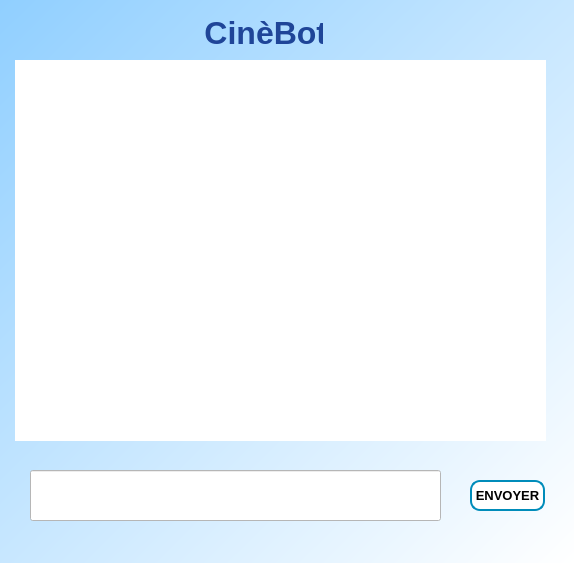
<?xml version="1.0" encoding="UTF-8"?>
<ui version="4.0">
 <class>MainWindow</class>
 <widget class="QMainWindow" name="MainWindow">
  <property name="geometry">
   <rect>
    <x>0</x>
    <y>0</y>
    <width>574</width>
    <height>563</height>
   </rect>
  </property>
  <property name="minimumSize">
   <size>
    <width>0</width>
    <height>563</height>
   </size>
  </property>
  <property name="palette">
   <palette>
    <active>
     <colorrole role="Text">
      <brush brushstyle="SolidPattern">
       <color alpha="255">
        <red>255</red>
        <green>255</green>
        <blue>255</blue>
       </color>
      </brush>
     </colorrole>
    </active>
    <inactive>
     <colorrole role="Text">
      <brush brushstyle="SolidPattern">
       <color alpha="255">
        <red>255</red>
        <green>255</green>
        <blue>255</blue>
       </color>
      </brush>
     </colorrole>
    </inactive>
    <disabled>
     <colorrole role="Text">
      <brush brushstyle="SolidPattern">
       <color alpha="255">
        <red>120</red>
        <green>120</green>
        <blue>120</blue>
       </color>
      </brush>
     </colorrole>
    </disabled>
   </palette>
  </property>
  <property name="windowTitle">
   <string>MainWindow</string>
  </property>
  <property name="styleSheet">
   <string notr="true">QWidget#main_widget{
background-color: qlineargradient(spread:pad, x1:0, y1:0, x2:1, y2:1, stop:0 rgba(144, 207, 255, 255), stop:1 rgba(255, 255, 255, 255));
}

QPushButton {
  background-color: white; 
  color: black; 
  border: 2px solid #008CBA;
  font-size:13px;
  font-weight:bold;
  border-radius: 10px;
}
QPushButton:hover {
  background-color: #008CBA;
  color: white;
}

QPlainTextEdit{
  border-radius: 20px;
}

QLabel{
color: rgb(31, 69, 152);
}</string>
  </property>
  <widget class="QWidget" name="main_widget">
   <widget class="QLabel" name="label">
    <property name="geometry">
     <rect>
      <x>160</x>
      <y>10</y>
      <width>163</width>
      <height>45</height>
     </rect>
    </property>
    <property name="palette">
     <palette>
      <active>
       <colorrole role="WindowText">
        <brush brushstyle="SolidPattern">
         <color alpha="255">
          <red>31</red>
          <green>69</green>
          <blue>152</blue>
         </color>
        </brush>
       </colorrole>
       <colorrole role="Midlight">
        <brush brushstyle="SolidPattern">
         <color alpha="255">
          <red>255</red>
          <green>255</green>
          <blue>255</blue>
         </color>
        </brush>
       </colorrole>
       <colorrole role="Text">
        <brush brushstyle="SolidPattern">
         <color alpha="255">
          <red>31</red>
          <green>69</green>
          <blue>152</blue>
         </color>
        </brush>
       </colorrole>
       <colorrole role="ButtonText">
        <brush brushstyle="SolidPattern">
         <color alpha="255">
          <red>31</red>
          <green>69</green>
          <blue>152</blue>
         </color>
        </brush>
       </colorrole>
      </active>
      <inactive>
       <colorrole role="WindowText">
        <brush brushstyle="SolidPattern">
         <color alpha="255">
          <red>31</red>
          <green>69</green>
          <blue>152</blue>
         </color>
        </brush>
       </colorrole>
       <colorrole role="Midlight">
        <brush brushstyle="SolidPattern">
         <color alpha="255">
          <red>255</red>
          <green>255</green>
          <blue>255</blue>
         </color>
        </brush>
       </colorrole>
       <colorrole role="Text">
        <brush brushstyle="SolidPattern">
         <color alpha="255">
          <red>31</red>
          <green>69</green>
          <blue>152</blue>
         </color>
        </brush>
       </colorrole>
       <colorrole role="ButtonText">
        <brush brushstyle="SolidPattern">
         <color alpha="255">
          <red>31</red>
          <green>69</green>
          <blue>152</blue>
         </color>
        </brush>
       </colorrole>
      </inactive>
      <disabled>
       <colorrole role="WindowText">
        <brush brushstyle="SolidPattern">
         <color alpha="255">
          <red>31</red>
          <green>69</green>
          <blue>152</blue>
         </color>
        </brush>
       </colorrole>
       <colorrole role="Midlight">
        <brush brushstyle="SolidPattern">
         <color alpha="255">
          <red>255</red>
          <green>255</green>
          <blue>255</blue>
         </color>
        </brush>
       </colorrole>
       <colorrole role="Text">
        <brush brushstyle="SolidPattern">
         <color alpha="255">
          <red>31</red>
          <green>69</green>
          <blue>152</blue>
         </color>
        </brush>
       </colorrole>
       <colorrole role="ButtonText">
        <brush brushstyle="SolidPattern">
         <color alpha="255">
          <red>31</red>
          <green>69</green>
          <blue>152</blue>
         </color>
        </brush>
       </colorrole>
      </disabled>
     </palette>
    </property>
    <property name="font">
     <font>
      <family>Segoe UI</family>
      <pointsize>24</pointsize>
      <weight>75</weight>
      <bold>true</bold>
      <underline>false</underline>
     </font>
    </property>
    <property name="mouseTracking">
     <bool>true</bool>
    </property>
    <property name="tabletTracking">
     <bool>false</bool>
    </property>
    <property name="text">
     <string>     CinèBot</string>
    </property>
    <property name="textFormat">
     <enum>Qt::PlainText</enum>
    </property>
   </widget>
   <widget class="QLineEdit" name="lineEdit">
    <property name="geometry">
     <rect>
      <x>30</x>
      <y>470</y>
      <width>411</width>
      <height>51</height>
     </rect>
    </property>
    <property name="palette">
     <palette>
      <active>
       <colorrole role="WindowText">
        <brush brushstyle="SolidPattern">
         <color alpha="255">
          <red>0</red>
          <green>0</green>
          <blue>0</blue>
         </color>
        </brush>
       </colorrole>
       <colorrole role="Button">
        <brush brushstyle="SolidPattern">
         <color alpha="255">
          <red>255</red>
          <green>255</green>
          <blue>255</blue>
         </color>
        </brush>
       </colorrole>
       <colorrole role="Light">
        <brush brushstyle="SolidPattern">
         <color alpha="255">
          <red>255</red>
          <green>255</green>
          <blue>255</blue>
         </color>
        </brush>
       </colorrole>
       <colorrole role="Midlight">
        <brush brushstyle="SolidPattern">
         <color alpha="255">
          <red>255</red>
          <green>255</green>
          <blue>255</blue>
         </color>
        </brush>
       </colorrole>
       <colorrole role="Dark">
        <brush brushstyle="SolidPattern">
         <color alpha="255">
          <red>127</red>
          <green>127</green>
          <blue>127</blue>
         </color>
        </brush>
       </colorrole>
       <colorrole role="Mid">
        <brush brushstyle="SolidPattern">
         <color alpha="255">
          <red>170</red>
          <green>170</green>
          <blue>170</blue>
         </color>
        </brush>
       </colorrole>
       <colorrole role="Text">
        <brush brushstyle="SolidPattern">
         <color alpha="255">
          <red>0</red>
          <green>0</green>
          <blue>0</blue>
         </color>
        </brush>
       </colorrole>
       <colorrole role="BrightText">
        <brush brushstyle="SolidPattern">
         <color alpha="255">
          <red>255</red>
          <green>255</green>
          <blue>255</blue>
         </color>
        </brush>
       </colorrole>
       <colorrole role="ButtonText">
        <brush brushstyle="SolidPattern">
         <color alpha="255">
          <red>0</red>
          <green>0</green>
          <blue>0</blue>
         </color>
        </brush>
       </colorrole>
       <colorrole role="Base">
        <brush brushstyle="SolidPattern">
         <color alpha="255">
          <red>255</red>
          <green>255</green>
          <blue>255</blue>
         </color>
        </brush>
       </colorrole>
       <colorrole role="Window">
        <brush brushstyle="SolidPattern">
         <color alpha="255">
          <red>255</red>
          <green>255</green>
          <blue>255</blue>
         </color>
        </brush>
       </colorrole>
       <colorrole role="Shadow">
        <brush brushstyle="SolidPattern">
         <color alpha="255">
          <red>0</red>
          <green>0</green>
          <blue>0</blue>
         </color>
        </brush>
       </colorrole>
       <colorrole role="AlternateBase">
        <brush brushstyle="SolidPattern">
         <color alpha="255">
          <red>255</red>
          <green>255</green>
          <blue>255</blue>
         </color>
        </brush>
       </colorrole>
       <colorrole role="ToolTipBase">
        <brush brushstyle="SolidPattern">
         <color alpha="255">
          <red>255</red>
          <green>255</green>
          <blue>220</blue>
         </color>
        </brush>
       </colorrole>
       <colorrole role="ToolTipText">
        <brush brushstyle="SolidPattern">
         <color alpha="255">
          <red>0</red>
          <green>0</green>
          <blue>0</blue>
         </color>
        </brush>
       </colorrole>
      </active>
      <inactive>
       <colorrole role="WindowText">
        <brush brushstyle="SolidPattern">
         <color alpha="255">
          <red>0</red>
          <green>0</green>
          <blue>0</blue>
         </color>
        </brush>
       </colorrole>
       <colorrole role="Button">
        <brush brushstyle="SolidPattern">
         <color alpha="255">
          <red>255</red>
          <green>255</green>
          <blue>255</blue>
         </color>
        </brush>
       </colorrole>
       <colorrole role="Light">
        <brush brushstyle="SolidPattern">
         <color alpha="255">
          <red>255</red>
          <green>255</green>
          <blue>255</blue>
         </color>
        </brush>
       </colorrole>
       <colorrole role="Midlight">
        <brush brushstyle="SolidPattern">
         <color alpha="255">
          <red>255</red>
          <green>255</green>
          <blue>255</blue>
         </color>
        </brush>
       </colorrole>
       <colorrole role="Dark">
        <brush brushstyle="SolidPattern">
         <color alpha="255">
          <red>127</red>
          <green>127</green>
          <blue>127</blue>
         </color>
        </brush>
       </colorrole>
       <colorrole role="Mid">
        <brush brushstyle="SolidPattern">
         <color alpha="255">
          <red>170</red>
          <green>170</green>
          <blue>170</blue>
         </color>
        </brush>
       </colorrole>
       <colorrole role="Text">
        <brush brushstyle="SolidPattern">
         <color alpha="255">
          <red>0</red>
          <green>0</green>
          <blue>0</blue>
         </color>
        </brush>
       </colorrole>
       <colorrole role="BrightText">
        <brush brushstyle="SolidPattern">
         <color alpha="255">
          <red>255</red>
          <green>255</green>
          <blue>255</blue>
         </color>
        </brush>
       </colorrole>
       <colorrole role="ButtonText">
        <brush brushstyle="SolidPattern">
         <color alpha="255">
          <red>0</red>
          <green>0</green>
          <blue>0</blue>
         </color>
        </brush>
       </colorrole>
       <colorrole role="Base">
        <brush brushstyle="SolidPattern">
         <color alpha="255">
          <red>255</red>
          <green>255</green>
          <blue>255</blue>
         </color>
        </brush>
       </colorrole>
       <colorrole role="Window">
        <brush brushstyle="SolidPattern">
         <color alpha="255">
          <red>255</red>
          <green>255</green>
          <blue>255</blue>
         </color>
        </brush>
       </colorrole>
       <colorrole role="Shadow">
        <brush brushstyle="SolidPattern">
         <color alpha="255">
          <red>0</red>
          <green>0</green>
          <blue>0</blue>
         </color>
        </brush>
       </colorrole>
       <colorrole role="AlternateBase">
        <brush brushstyle="SolidPattern">
         <color alpha="255">
          <red>255</red>
          <green>255</green>
          <blue>255</blue>
         </color>
        </brush>
       </colorrole>
       <colorrole role="ToolTipBase">
        <brush brushstyle="SolidPattern">
         <color alpha="255">
          <red>255</red>
          <green>255</green>
          <blue>220</blue>
         </color>
        </brush>
       </colorrole>
       <colorrole role="ToolTipText">
        <brush brushstyle="SolidPattern">
         <color alpha="255">
          <red>0</red>
          <green>0</green>
          <blue>0</blue>
         </color>
        </brush>
       </colorrole>
      </inactive>
      <disabled>
       <colorrole role="WindowText">
        <brush brushstyle="SolidPattern">
         <color alpha="255">
          <red>127</red>
          <green>127</green>
          <blue>127</blue>
         </color>
        </brush>
       </colorrole>
       <colorrole role="Button">
        <brush brushstyle="SolidPattern">
         <color alpha="255">
          <red>255</red>
          <green>255</green>
          <blue>255</blue>
         </color>
        </brush>
       </colorrole>
       <colorrole role="Light">
        <brush brushstyle="SolidPattern">
         <color alpha="255">
          <red>255</red>
          <green>255</green>
          <blue>255</blue>
         </color>
        </brush>
       </colorrole>
       <colorrole role="Midlight">
        <brush brushstyle="SolidPattern">
         <color alpha="255">
          <red>255</red>
          <green>255</green>
          <blue>255</blue>
         </color>
        </brush>
       </colorrole>
       <colorrole role="Dark">
        <brush brushstyle="SolidPattern">
         <color alpha="255">
          <red>127</red>
          <green>127</green>
          <blue>127</blue>
         </color>
        </brush>
       </colorrole>
       <colorrole role="Mid">
        <brush brushstyle="SolidPattern">
         <color alpha="255">
          <red>170</red>
          <green>170</green>
          <blue>170</blue>
         </color>
        </brush>
       </colorrole>
       <colorrole role="Text">
        <brush brushstyle="SolidPattern">
         <color alpha="255">
          <red>127</red>
          <green>127</green>
          <blue>127</blue>
         </color>
        </brush>
       </colorrole>
       <colorrole role="BrightText">
        <brush brushstyle="SolidPattern">
         <color alpha="255">
          <red>255</red>
          <green>255</green>
          <blue>255</blue>
         </color>
        </brush>
       </colorrole>
       <colorrole role="ButtonText">
        <brush brushstyle="SolidPattern">
         <color alpha="255">
          <red>127</red>
          <green>127</green>
          <blue>127</blue>
         </color>
        </brush>
       </colorrole>
       <colorrole role="Base">
        <brush brushstyle="SolidPattern">
         <color alpha="255">
          <red>255</red>
          <green>255</green>
          <blue>255</blue>
         </color>
        </brush>
       </colorrole>
       <colorrole role="Window">
        <brush brushstyle="SolidPattern">
         <color alpha="255">
          <red>255</red>
          <green>255</green>
          <blue>255</blue>
         </color>
        </brush>
       </colorrole>
       <colorrole role="Shadow">
        <brush brushstyle="SolidPattern">
         <color alpha="255">
          <red>0</red>
          <green>0</green>
          <blue>0</blue>
         </color>
        </brush>
       </colorrole>
       <colorrole role="AlternateBase">
        <brush brushstyle="SolidPattern">
         <color alpha="255">
          <red>255</red>
          <green>255</green>
          <blue>255</blue>
         </color>
        </brush>
       </colorrole>
       <colorrole role="ToolTipBase">
        <brush brushstyle="SolidPattern">
         <color alpha="255">
          <red>255</red>
          <green>255</green>
          <blue>220</blue>
         </color>
        </brush>
       </colorrole>
       <colorrole role="ToolTipText">
        <brush brushstyle="SolidPattern">
         <color alpha="255">
          <red>0</red>
          <green>0</green>
          <blue>0</blue>
         </color>
        </brush>
       </colorrole>
      </disabled>
     </palette>
    </property>
    <property name="font">
     <font>
      <pointsize>14</pointsize>
     </font>
    </property>
   </widget>
   <widget class="QPlainTextEdit" name="plainTextEdit">
    <property name="geometry">
     <rect>
      <x>15</x>
      <y>60</y>
      <width>531</width>
      <height>381</height>
     </rect>
    </property>
    <property name="palette">
     <palette>
      <active>
       <colorrole role="WindowText">
        <brush brushstyle="SolidPattern">
         <color alpha="255">
          <red>0</red>
          <green>0</green>
          <blue>0</blue>
         </color>
        </brush>
       </colorrole>
       <colorrole role="Button">
        <brush brushstyle="SolidPattern">
         <color alpha="255">
          <red>255</red>
          <green>170</green>
          <blue>255</blue>
         </color>
        </brush>
       </colorrole>
       <colorrole role="Light">
        <brush brushstyle="SolidPattern">
         <color alpha="255">
          <red>255</red>
          <green>255</green>
          <blue>255</blue>
         </color>
        </brush>
       </colorrole>
       <colorrole role="Midlight">
        <brush brushstyle="SolidPattern">
         <color alpha="255">
          <red>255</red>
          <green>212</green>
          <blue>255</blue>
         </color>
        </brush>
       </colorrole>
       <colorrole role="Dark">
        <brush brushstyle="SolidPattern">
         <color alpha="255">
          <red>127</red>
          <green>85</green>
          <blue>127</blue>
         </color>
        </brush>
       </colorrole>
       <colorrole role="Mid">
        <brush brushstyle="SolidPattern">
         <color alpha="255">
          <red>170</red>
          <green>113</green>
          <blue>170</blue>
         </color>
        </brush>
       </colorrole>
       <colorrole role="Text">
        <brush brushstyle="SolidPattern">
         <color alpha="255">
          <red>0</red>
          <green>0</green>
          <blue>0</blue>
         </color>
        </brush>
       </colorrole>
       <colorrole role="BrightText">
        <brush brushstyle="SolidPattern">
         <color alpha="255">
          <red>255</red>
          <green>255</green>
          <blue>255</blue>
         </color>
        </brush>
       </colorrole>
       <colorrole role="ButtonText">
        <brush brushstyle="SolidPattern">
         <color alpha="255">
          <red>0</red>
          <green>0</green>
          <blue>0</blue>
         </color>
        </brush>
       </colorrole>
       <colorrole role="Base">
        <brush brushstyle="SolidPattern">
         <color alpha="255">
          <red>255</red>
          <green>255</green>
          <blue>255</blue>
         </color>
        </brush>
       </colorrole>
       <colorrole role="Window">
        <brush brushstyle="SolidPattern">
         <color alpha="255">
          <red>255</red>
          <green>170</green>
          <blue>255</blue>
         </color>
        </brush>
       </colorrole>
       <colorrole role="Shadow">
        <brush brushstyle="SolidPattern">
         <color alpha="255">
          <red>0</red>
          <green>0</green>
          <blue>0</blue>
         </color>
        </brush>
       </colorrole>
       <colorrole role="AlternateBase">
        <brush brushstyle="SolidPattern">
         <color alpha="255">
          <red>255</red>
          <green>212</green>
          <blue>255</blue>
         </color>
        </brush>
       </colorrole>
       <colorrole role="ToolTipBase">
        <brush brushstyle="SolidPattern">
         <color alpha="255">
          <red>255</red>
          <green>255</green>
          <blue>220</blue>
         </color>
        </brush>
       </colorrole>
       <colorrole role="ToolTipText">
        <brush brushstyle="SolidPattern">
         <color alpha="255">
          <red>0</red>
          <green>0</green>
          <blue>0</blue>
         </color>
        </brush>
       </colorrole>
      </active>
      <inactive>
       <colorrole role="WindowText">
        <brush brushstyle="SolidPattern">
         <color alpha="255">
          <red>0</red>
          <green>0</green>
          <blue>0</blue>
         </color>
        </brush>
       </colorrole>
       <colorrole role="Button">
        <brush brushstyle="SolidPattern">
         <color alpha="255">
          <red>255</red>
          <green>170</green>
          <blue>255</blue>
         </color>
        </brush>
       </colorrole>
       <colorrole role="Light">
        <brush brushstyle="SolidPattern">
         <color alpha="255">
          <red>255</red>
          <green>255</green>
          <blue>255</blue>
         </color>
        </brush>
       </colorrole>
       <colorrole role="Midlight">
        <brush brushstyle="SolidPattern">
         <color alpha="255">
          <red>255</red>
          <green>212</green>
          <blue>255</blue>
         </color>
        </brush>
       </colorrole>
       <colorrole role="Dark">
        <brush brushstyle="SolidPattern">
         <color alpha="255">
          <red>127</red>
          <green>85</green>
          <blue>127</blue>
         </color>
        </brush>
       </colorrole>
       <colorrole role="Mid">
        <brush brushstyle="SolidPattern">
         <color alpha="255">
          <red>170</red>
          <green>113</green>
          <blue>170</blue>
         </color>
        </brush>
       </colorrole>
       <colorrole role="Text">
        <brush brushstyle="SolidPattern">
         <color alpha="255">
          <red>0</red>
          <green>0</green>
          <blue>0</blue>
         </color>
        </brush>
       </colorrole>
       <colorrole role="BrightText">
        <brush brushstyle="SolidPattern">
         <color alpha="255">
          <red>255</red>
          <green>255</green>
          <blue>255</blue>
         </color>
        </brush>
       </colorrole>
       <colorrole role="ButtonText">
        <brush brushstyle="SolidPattern">
         <color alpha="255">
          <red>0</red>
          <green>0</green>
          <blue>0</blue>
         </color>
        </brush>
       </colorrole>
       <colorrole role="Base">
        <brush brushstyle="SolidPattern">
         <color alpha="255">
          <red>255</red>
          <green>255</green>
          <blue>255</blue>
         </color>
        </brush>
       </colorrole>
       <colorrole role="Window">
        <brush brushstyle="SolidPattern">
         <color alpha="255">
          <red>255</red>
          <green>170</green>
          <blue>255</blue>
         </color>
        </brush>
       </colorrole>
       <colorrole role="Shadow">
        <brush brushstyle="SolidPattern">
         <color alpha="255">
          <red>0</red>
          <green>0</green>
          <blue>0</blue>
         </color>
        </brush>
       </colorrole>
       <colorrole role="AlternateBase">
        <brush brushstyle="SolidPattern">
         <color alpha="255">
          <red>255</red>
          <green>212</green>
          <blue>255</blue>
         </color>
        </brush>
       </colorrole>
       <colorrole role="ToolTipBase">
        <brush brushstyle="SolidPattern">
         <color alpha="255">
          <red>255</red>
          <green>255</green>
          <blue>220</blue>
         </color>
        </brush>
       </colorrole>
       <colorrole role="ToolTipText">
        <brush brushstyle="SolidPattern">
         <color alpha="255">
          <red>0</red>
          <green>0</green>
          <blue>0</blue>
         </color>
        </brush>
       </colorrole>
      </inactive>
      <disabled>
       <colorrole role="WindowText">
        <brush brushstyle="SolidPattern">
         <color alpha="255">
          <red>127</red>
          <green>85</green>
          <blue>127</blue>
         </color>
        </brush>
       </colorrole>
       <colorrole role="Button">
        <brush brushstyle="SolidPattern">
         <color alpha="255">
          <red>255</red>
          <green>170</green>
          <blue>255</blue>
         </color>
        </brush>
       </colorrole>
       <colorrole role="Light">
        <brush brushstyle="SolidPattern">
         <color alpha="255">
          <red>255</red>
          <green>255</green>
          <blue>255</blue>
         </color>
        </brush>
       </colorrole>
       <colorrole role="Midlight">
        <brush brushstyle="SolidPattern">
         <color alpha="255">
          <red>255</red>
          <green>212</green>
          <blue>255</blue>
         </color>
        </brush>
       </colorrole>
       <colorrole role="Dark">
        <brush brushstyle="SolidPattern">
         <color alpha="255">
          <red>127</red>
          <green>85</green>
          <blue>127</blue>
         </color>
        </brush>
       </colorrole>
       <colorrole role="Mid">
        <brush brushstyle="SolidPattern">
         <color alpha="255">
          <red>170</red>
          <green>113</green>
          <blue>170</blue>
         </color>
        </brush>
       </colorrole>
       <colorrole role="Text">
        <brush brushstyle="SolidPattern">
         <color alpha="255">
          <red>127</red>
          <green>85</green>
          <blue>127</blue>
         </color>
        </brush>
       </colorrole>
       <colorrole role="BrightText">
        <brush brushstyle="SolidPattern">
         <color alpha="255">
          <red>255</red>
          <green>255</green>
          <blue>255</blue>
         </color>
        </brush>
       </colorrole>
       <colorrole role="ButtonText">
        <brush brushstyle="SolidPattern">
         <color alpha="255">
          <red>127</red>
          <green>85</green>
          <blue>127</blue>
         </color>
        </brush>
       </colorrole>
       <colorrole role="Base">
        <brush brushstyle="SolidPattern">
         <color alpha="255">
          <red>255</red>
          <green>170</green>
          <blue>255</blue>
         </color>
        </brush>
       </colorrole>
       <colorrole role="Window">
        <brush brushstyle="SolidPattern">
         <color alpha="255">
          <red>255</red>
          <green>170</green>
          <blue>255</blue>
         </color>
        </brush>
       </colorrole>
       <colorrole role="Shadow">
        <brush brushstyle="SolidPattern">
         <color alpha="255">
          <red>0</red>
          <green>0</green>
          <blue>0</blue>
         </color>
        </brush>
       </colorrole>
       <colorrole role="AlternateBase">
        <brush brushstyle="SolidPattern">
         <color alpha="255">
          <red>255</red>
          <green>170</green>
          <blue>255</blue>
         </color>
        </brush>
       </colorrole>
       <colorrole role="ToolTipBase">
        <brush brushstyle="SolidPattern">
         <color alpha="255">
          <red>255</red>
          <green>255</green>
          <blue>220</blue>
         </color>
        </brush>
       </colorrole>
       <colorrole role="ToolTipText">
        <brush brushstyle="SolidPattern">
         <color alpha="255">
          <red>0</red>
          <green>0</green>
          <blue>0</blue>
         </color>
        </brush>
       </colorrole>
      </disabled>
     </palette>
    </property>
    <property name="font">
     <font>
      <pointsize>14</pointsize>
     </font>
    </property>
    <property name="tabChangesFocus">
     <bool>false</bool>
    </property>
   </widget>
   <widget class="QPushButton" name="pushButton">
    <property name="geometry">
     <rect>
      <x>470</x>
      <y>480</y>
      <width>75</width>
      <height>31</height>
     </rect>
    </property>
    <property name="font">
     <font>
      <pointsize>-1</pointsize>
      <weight>75</weight>
      <bold>true</bold>
     </font>
    </property>
    <property name="text">
     <string>ENVOYER</string>
    </property>
    <property name="autoDefault">
     <bool>true</bool>
    </property>
    <property name="default">
     <bool>true</bool>
    </property>
    <property name="flat">
     <bool>false</bool>
    </property>
   </widget>
   <widget class="QLabel" name="poster_label">
    <property name="geometry">
     <rect>
      <x>320</x>
      <y>120</y>
      <width>201</width>
      <height>281</height>
     </rect>
    </property>
    <property name="text">
     <string/>
    </property>
    <property name="scaledContents">
     <bool>true</bool>
    </property>
   </widget>
  </widget>
 </widget>
 <resources/>
 <connections/>
</ui>
